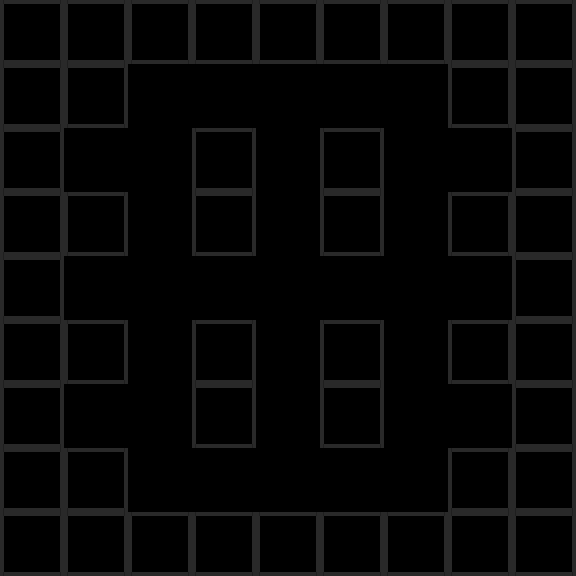

A level layout from a 2D game, rendered from its tile map. Below: a short description, then the map file with tile-grid data replaced by summaries:
An orthogonal 9x9 tile map with 64x64 px tiles, 1 tile layer (Kachelebene 1), 2 tilesets and 30 objects.

<map version="1.0" orientation="orthogonal" renderorder="right-down" width="9" height="9" tilewidth="64" tileheight="64" nextobjectid="32">
 <tileset firstgid="1" source="TankTrouble.tsx" />
 <tileset firstgid="2" source="TankTrouble.tsx" />
 <layer name="Kachelebene 1" width="9" height="9">
  <data>[81 cells, 48 non-empty, 1 distinct tile ids]</data>
 </layer>
 <objectgroup name="Collision">
  <object id="2" x="448" y="0" width="128" height="128" />
  <object id="3" x="0" y="0" width="128" height="128" />
  <object id="4" x="0" y="448" width="128" height="128" />
  <object id="5" x="448" y="448" width="128" height="128" />
  <object id="6" x="512" y="128" width="64" height="320" />
  <object id="7" x="128" y="0" width="320" height="64" />
  <object id="8" x="0" y="128" width="64" height="320" />
  <object id="9" x="64" y="192" width="64" height="64" />
  <object id="10" x="64" y="320" width="64" height="64" />
  <object id="11" x="128" y="512" width="320" height="64" />
  <object id="12" x="192" y="128" width="64" height="128" />
  <object id="13" x="320" y="128" width="64" height="128" />
  <object id="14" x="192" y="320" width="64" height="128" />
  <object id="15" x="320" y="320" width="64" height="128" />
  <object id="16" x="448" y="320" width="64" height="64" />
  <object id="17" x="448" y="192" width="64" height="64" />
 </objectgroup>
 <objectgroup name="TankSpawnPoints">
  <object id="18" x="448" y="128" width="64" height="64" />
  <object id="19" x="320" y="64" width="64" height="64" />
  <object id="20" x="192" y="64" width="64" height="64" />
  <object id="21" x="64" y="128" width="64" height="64" />
  <object id="22" x="64" y="384" width="64" height="64" />
  <object id="23" x="448" y="384" width="64" height="64" />
  <object id="24" x="320" y="448" width="64" height="64" />
  <object id="25" x="192" y="448" width="64" height="64" />
  <object id="26" x="64" y="256" width="64" height="64" />
  <object id="27" x="448" y="256" width="64" height="64" />
  <object id="28" x="320" y="256" width="64" height="64" />
  <object id="29" x="192" y="256" width="64" height="64" />
  <object id="30" x="256" y="128" width="64" height="64" />
  <object id="31" x="256" y="384" width="64" height="64" />
 </objectgroup>
</map>